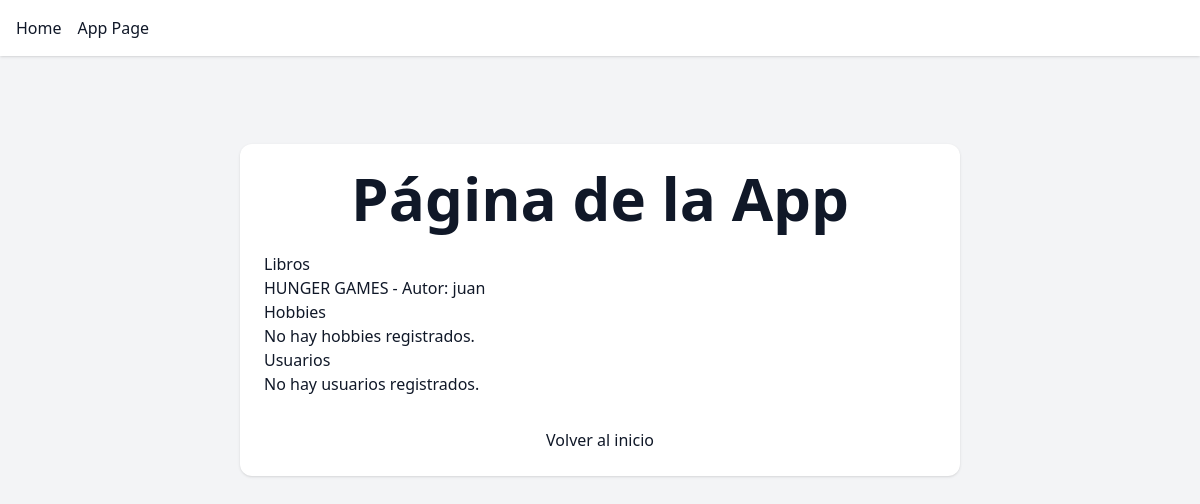
Page /app/ on the earlier database version.
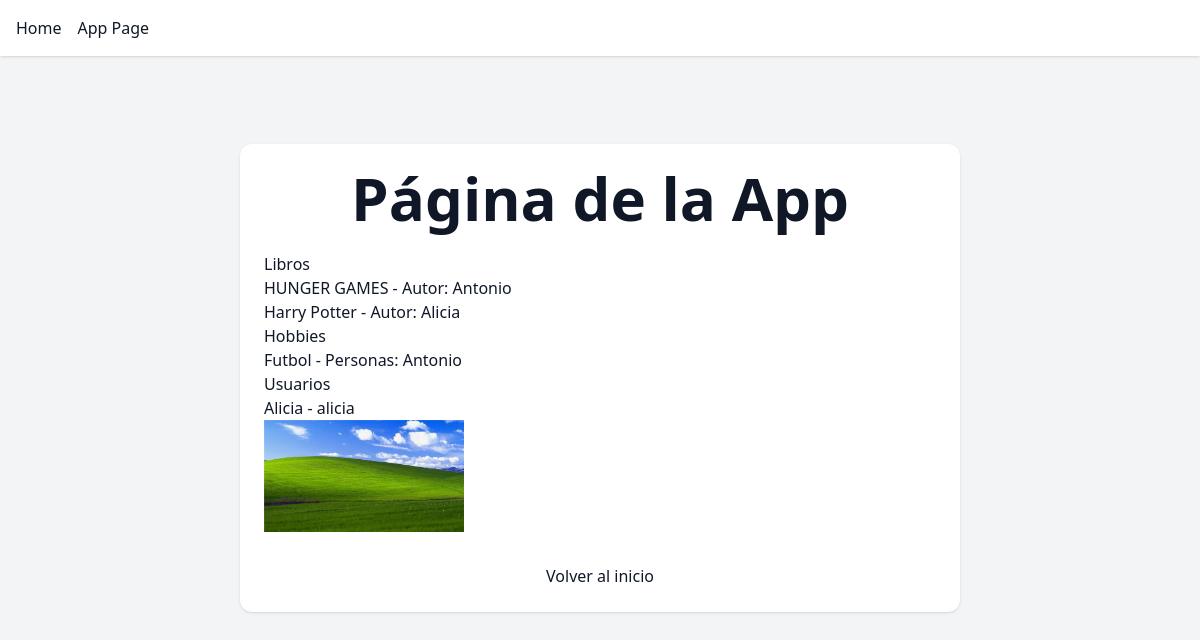
Same page on the later database version.
### djangoapp/models.py (models this page shows, shortened)
class Book(models.Model):
    title = models.CharField(max_length=100)
    person = models.ForeignKey(Person, on_delete=models.CASCADE)

class Person(models.Model):
    name = models.CharField(max_length=50)
    birth = models.DateField()
    slug = models.SlugField()

class Hobby(models.Model):
    title = models.CharField(max_length=50)
    persons = models.ManyToManyField(Person)

class UserProfile(models.Model):
    name = models.CharField(max_length=50)
    mail = models.CharField(max_length=100)
    propic = models.ImageField(upload_to='profile_pics/', default='default_user.png', blank=True)

### djangoapp/views.py (the view)
# urls.py: path('app/', app_page, name='app_page'),
def app_page(request):
    book_list = Book.objects.all()
    hobby_list = Hobby.objects.all()
    user_list = UserProfile.objects.all()
    return render(request, "djangoapp/app_page.html", {
        'books': book_list,
        'hobbies': hobby_list,
        'users': user_list
    })

### djangoapp/templates/djangoapp/app_page.html (shortened to what this page needs)
{% extends "base.html" %}
{% block content %}
<div class="container mt-8 bg-white p-6 rounded-xl shadow text-gray-900">
    <h1 class="text-6xl font-bold text-gray-900 mb-6 text-center">Página de la App</h1>
    <h2 class="text-3xl font-semibold text-gray-800 mb-4">Libros</h2>
    <ul class="list-disc ml-8 text-gray-900 space-y-2">
        {% for book in books %}
            <li>{{ book.title }} - Autor: {{ book.person.name }}</li>
        {% empty %}
            <li>No hay libros registrados.</li>
        {% endfor %}
    </ul>
    <h2 class="text-3xl font-semibold text-gray-800 mt-6 mb-4">Hobbies</h2>
    <ul class="list-disc ml-8 text-gray-900 space-y-2">
        {% for hobby in hobbies %}
            <li>{{ hobby.title }} - Personas:
                {% for person in hobby.persons.all %}
                    {{ person.name }}{% if not forloop.last %}, {% endif %}
                {% endfor %}
            </li>
        {% empty %}
            <li>No hay hobbies registrados.</li>
        {% endfor %}
    </ul>
    <h2 class="text-3xl font-semibold mb-4">Usuarios</h2>
    <ul class="list-disc ml-8">
    {% for user in users %}
        <li>
            <p>{{ user.name }} - {{ user.mail }}</p>
            <img src="{{ user.propic.url }}" alt="{{ user.name }}" class="w-32 h-32 object-cover rounded-full mt-2 mb-4" style="max-width:200px;">
        </li>
    {% empty %}
        <li>No hay usuarios registrados.</li>
    {% endfor %}
    </ul>
    <div class="text-center mt-8">
      <a href="{% url 'djangoapp:home' %}" class="btn btn-blue">Volver al inicio</a>
    </div>
</div>
{% endblock %}

### theme/templates/base.html (shortened to what this page needs)
{% load static tailwind_tags %}
<!DOCTYPE html>
<html lang="en">
<head>
    {% tailwind_css %}
</head>
<body class="bg-gray-100 dark:bg-gray-900 text-gray-900 dark:text-gray-200">
    <nav class="bg-white dark:bg-gray-800 shadow p-4 flex gap-4">
        <a href="{% url 'djangoapp:home' %}" class="hover:underline">Home</a>
        <a href="{% url 'djangoapp:app_page' %}" class="hover:underline">App Page</a>
    </nav>
    <main class="max-w-3xl mx-auto mt-8 p-6">
        {% block content %}{% endblock content %}
    </main>
</body>
</html>

Differences in the rows shown:
changed through a linked row, Book "HUNGER GAMES": person.name "juan" → "Antonio"
added Book: title "Harry Potter", person.name "Alicia"
added Hobby: title "Futbol"
now on this page (row edited): Person: name "Antonio"
added UserProfile: name "Alicia", mail "alicia", propic (picture)
Other differences:
text no longer shown: "No hay hobbies registrados. No hay usuarios registrados."
